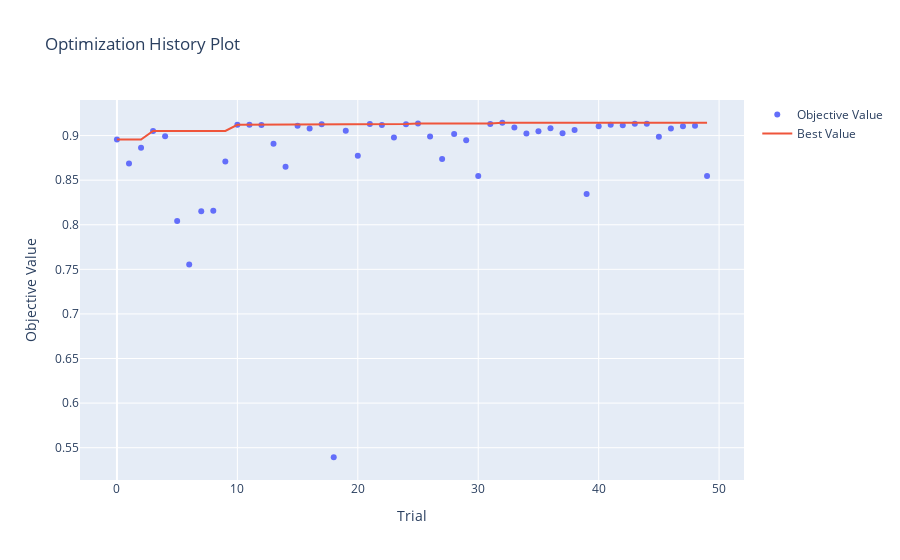

The notebook cell saved with this chart:
### Markdown cell above
### Optimization History Plot
- This plot helps you understand if your optimization is making good progress or if it has reached its full potential.

- Trial-by-Trial Performance: Each dot on the plot represents a single trial (one set of hyperparameters) and its corresponding objective value (the R-squared score in your case). This shows you how the model performed with different parameter combinations.

- Progress Over Time: The x-axis represents the trial number. As you move from left to right, you can see how the performance of the trials changes over the course of the optimization.

- Convergence: The most important part of this plot is the "best value so far" line. This line shows the highest R-squared score found up to each trial. If this line starts to flatten out and doesn't improve much over the last few trials, it's a strong indicator that the optimization has converged. This can tell you that running more trials might not be necessary to find a better solution.

### Code cell
optuna.visualization.plot_optimization_history(study)

### Figure 1 — Plotly figure (JSON) as saved in the notebook; plotly's stock layout.template omitted (floating-point values rounded to 4 significant figures)
{"data": [{"mode": "markers", "name": "Objective Value", "type": "scatter", "x": [0, 1, 2, 3, 4, 5, 6, 7, 8, 9, 10, 11, 12, 13, 14, 15, 16, 17, 18, 19, 20, 21, 22, 23, 24, 25, 26, 27, 28, 29, 30, 31, 32, 33, 34, 35, 36, 37, 38, 39, 40, 41, 42, 43, 44, 45, 46, 47, 48, 49], "y": [0.8955, 0.8686, 0.8863, 0.9052, 0.8991, 0.8042, 0.7554, 0.8153, 0.8158, 0.871, 0.9121, 0.912, 0.9118, 0.8909, 0.865, 0.911, 0.908, 0.9128, 0.5393, 0.9054, 0.8775, 0.9129, 0.9117, 0.8979, 0.9127, 0.9135, 0.8988, 0.8736, 0.9019, 0.8947, 0.8546, 0.9131, 0.9144, 0.909, 0.9024, 0.9048, 0.9083, 0.9026, 0.9064, 0.8346, 0.9106, 0.9122, 0.9115, 0.9132, 0.9132, 0.8987, 0.908, 0.9105, 0.911, 0.8546]}, {"mode": "lines", "name": "Best Value", "type": "scatter", "x": [0, 1, 2, 3, 4, 5, 6, 7, 8, 9, 10, 11, 12, 13, 14, 15, 16, 17, 18, 19, 20, 21, 22, 23, 24, 25, 26, 27, 28, 29, 30, 31, 32, 33, 34, 35, 36, 37, 38, 39, 40, 41, 42, 43, 44, 45, 46, 47, 48, 49], "y": [0.8955, 0.8955, 0.8955, 0.9052, 0.9052, 0.9052, 0.9052, 0.9052, 0.9052, 0.9052, 0.9121, 0.9121, 0.9121, 0.9121, 0.9121, 0.9121, 0.9121, 0.9128, 0.9128, 0.9128, 0.9128, 0.9129, 0.9129, 0.9129, 0.9129, 0.9135, 0.9135, 0.9135, 0.9135, 0.9135, 0.9135, 0.9135, 0.9144, 0.9144, 0.9144, 0.9144, 0.9144, 0.9144, 0.9144, 0.9144, 0.9144, 0.9144, 0.9144, 0.9144, 0.9144, 0.9144, 0.9144, 0.9144, 0.9144, 0.9144]}, {"marker": {"color": "#cccccc"}, "mode": "markers", "name": "Infeasible Trial", "showlegend": false, "type": "scatter", "x": [], "y": []}], "layout": {"title": {"text": "Optimization History Plot"}, "xaxis": {"title": {"text": "Trial"}}, "yaxis": {"title": {"text": "Objective Value"}}}}
